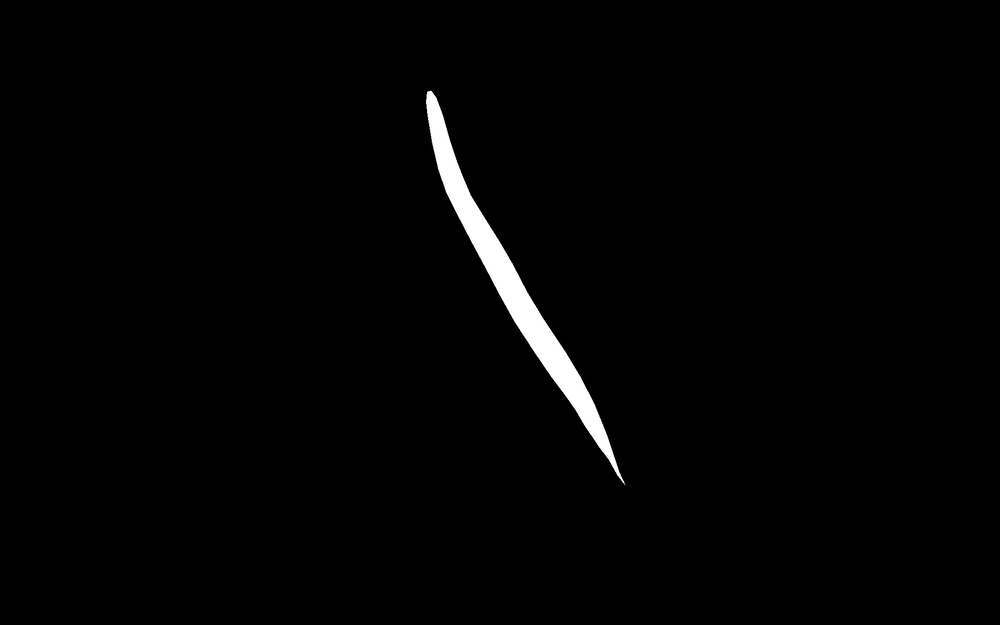
#> input picture input_masked_images/EGCG5_40_2018_10_19_Mask.tif, 1000 x 625 px, shrunk from 1920 x 1200 before the run, found by its file name
$ jupyter execute python_code_pose_estimation_skeleton.ipynb   (shell and % lines are left out)
#> lines starting #> are read from the running program, lines starting #| are printed output that depends on the picture; after the words box and inside, x2 and y2 are one past the last pixel; in counts of white or black regions, pixels touching at a corner belong together
[cell 1]
# Issue topic: Skeletonising horse image from sample code example in 'skimage' tool or scikit-image tool: https://scikit-image.org/docs/0.25.x/auto_examples/edges/plot_skeleton.html

# Issue description: https://github.com/neuroinformatics-unit/osw25-hackday/issues/7

[cell 2]
# Importing libraries (for computation and graph plotting) and sample data

from skimage.morphology import skeletonize
from skimage import data
import matplotlib.pyplot as plt
from skimage.util import invert
import numpy as np

[cell 3]
# Worm image:

# Reading/Importing the 'masked' worm image
from PIL import Image

# Open the image
img = Image.open("../docs/source/_static/blog_images/sam2/input_masked_images/EGCG5_40_2018_10_19_Mask.tif")
#> img is the input picture: PIL image 1000x625 L; min 0, max 255, mean 3.6

# Display the image
img.show()

[cell 4]
# Convert masked worm .tif image to numpy array object
import numpy as np
img_worm = np.array(img)
print(img_worm.shape)
#| (625, 1000)
print(img_worm.dtype)
#| uint8
print(img_worm)
#> (printed output is left out)

[cell 5]
# Skeletonising the worm
skeleton_worm = skeletonize(img_worm)
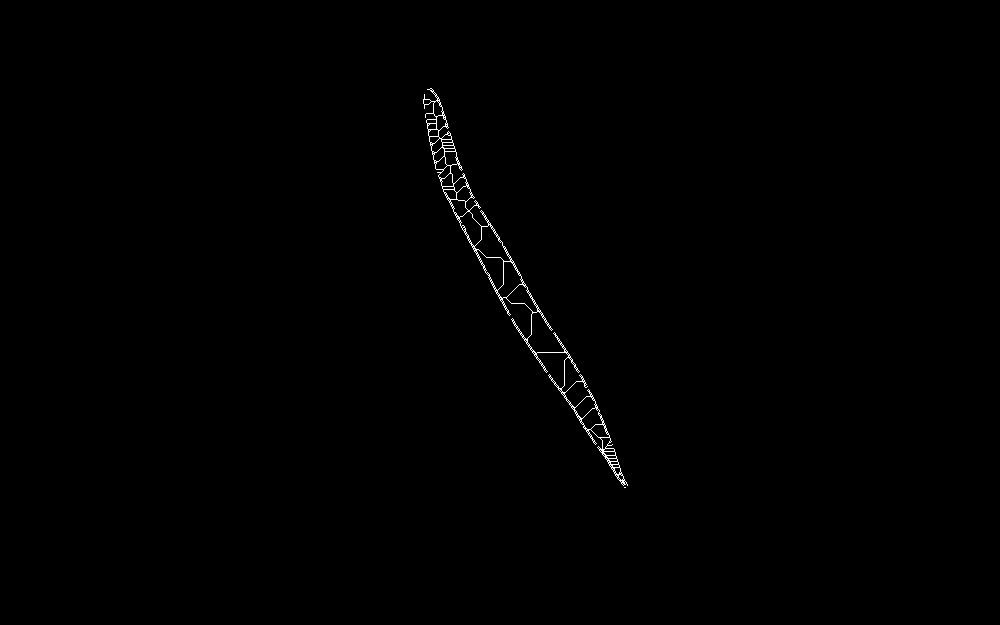
#> skeleton_worm: shape (625, 1000) bool; 0.35% white in thin lines or dots, all inside (x1, y1, x2, y2) = (423, 88, 628, 488)
print(type(skeleton_worm))
#| <class 'numpy.ndarray'>
print(skeleton_worm)
#> (printed output is left out)

[cell 6]
# Visualising the full masked image and the skeleton for worm

plt.figure()
# display results
fig, axes = plt.subplots(nrows=1, ncols=2, figsize=(8, 4), sharex=True, sharey=True)
ax = axes.ravel()
# Note: Does nothing that is displayed

ax[0].imshow(img_worm, cmap=plt.cm.gray)
ax[0].axis('off')
ax[0].set_title('Masked image: \n Original worm', fontsize=20)

# Repeating the above the steps/cells for image on right
ax[1].imshow(skeleton_worm, cmap=plt.cm.gray)
ax[1].axis('off')
ax[1].set_title('Masked image: \n Full skeleton of worm', fontsize=20)

fig.tight_layout()
plt.show()
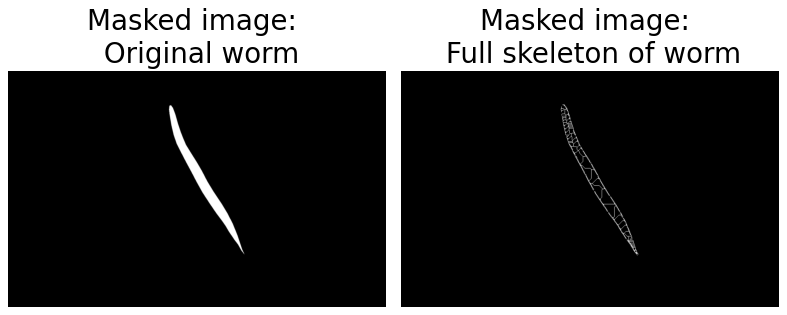
#> figure drawn by matplotlib, 2 panels

[cell 7]
np.sum(skeleton_worm)
#> Out = 2200

[cell 8]
# Extracting nodes for the worm skeleton

worm_index_true = np.argwhere(skeleton_worm)
#> worm_index_true = 2200 pairs, first value 88 to 487, second value 423 to 627
print(type(worm_index_true))
#| <class 'numpy.ndarray'>
print(worm_index_true.shape)
#| (2200, 2)
print(worm_index_true.dtype)
#| int64
print(worm_index_true)
#> (printed output is left out)

# alternative way to view the above information
worm_index_true.view()
#> Out has the same summary as worm_index_true

[cell 9]
# Step 1: Determine sample size (10%)
sample_size = int(0.1 * len(worm_index_true))
#> sample_size = 220
sample_size = max(sample_size, 1)  # ensure at least one point
print(f"Sample size: {sample_size}")
#| Sample size: 220

# Step 2: Randomly select without replacement
sample_indices = np.random.choice(len(worm_index_true), size=5, replace=False)
#> sample_indices = [1320, 1367, 1291, 264, 728]
print(f"Sample indices: {sample_indices}")
#| Sample indices: [1320 1367 1291  264  728]

# Step 3: Extract sampled worm_index_true
sampled_worm_index_true = worm_index_true[sample_indices, :]
#> sampled_worm_index_true = [[319, 545], [329, 519], [312, 541], [139, 449], [213, 483]]
print("Shape of Sampled points:\n", sampled_worm_index_true.shape)
#| Shape of Sampled points:
#|  (5, 2)
print("Indices of Sampled points:\n", sampled_worm_index_true)
#| Indices of Sampled points:
#|  [[319 545]
#|  [329 519]
#|  [312 541]
#|  [139 449]
#|  [213 483]]


# Step 4: Print the sampled points from the skeleton_worm array
nodes = skeleton_worm[sampled_worm_index_true[:,0], sampled_worm_index_true[:,1]]
#> nodes = [True, True, True, True, True]
print("The sampled points are:\n", nodes)
#| The sampled points are:
#|  [ True  True  True  True  True]
print(nodes.shape)
#| (5,)
print(type(nodes))
#| <class 'numpy.ndarray'>

[cell 10]
sum_nodes = np.sum(nodes)
#> sum_nodes = 5
print(f"Sum of sampled skeleton nodes: {sum_nodes}")
#| Sum of sampled skeleton nodes: 5

[cell 11]
print(sampled_worm_index_true.shape)
#| (5, 2)
print(skeleton_worm.shape)
#| (625, 1000)

[cell 12]
sum_skeleton = np.sum(nodes)
#> sum_skeleton = 5
print(f"Sum of sampled skeleton nodes: {sum_skeleton}")
#| Sum of sampled skeleton nodes: 5

[cell 13]
# Scatter plot of nodes of the skeleton of worm
plt.figure()
plt.matshow(skeleton_worm, cmap=plt.cm.gray)
plt.scatter(sampled_worm_index_true[:,1],sampled_worm_index_true[:,0])
plt.title("Plot of Worm Skeleton Nodes")
plt.show()
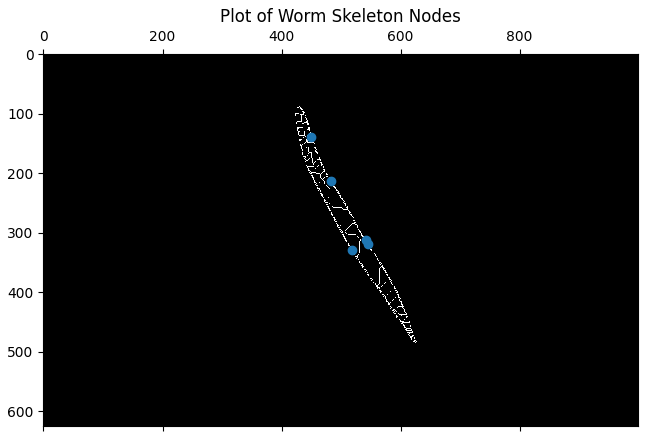
#> figure drawn by matplotlib, 1 panel
